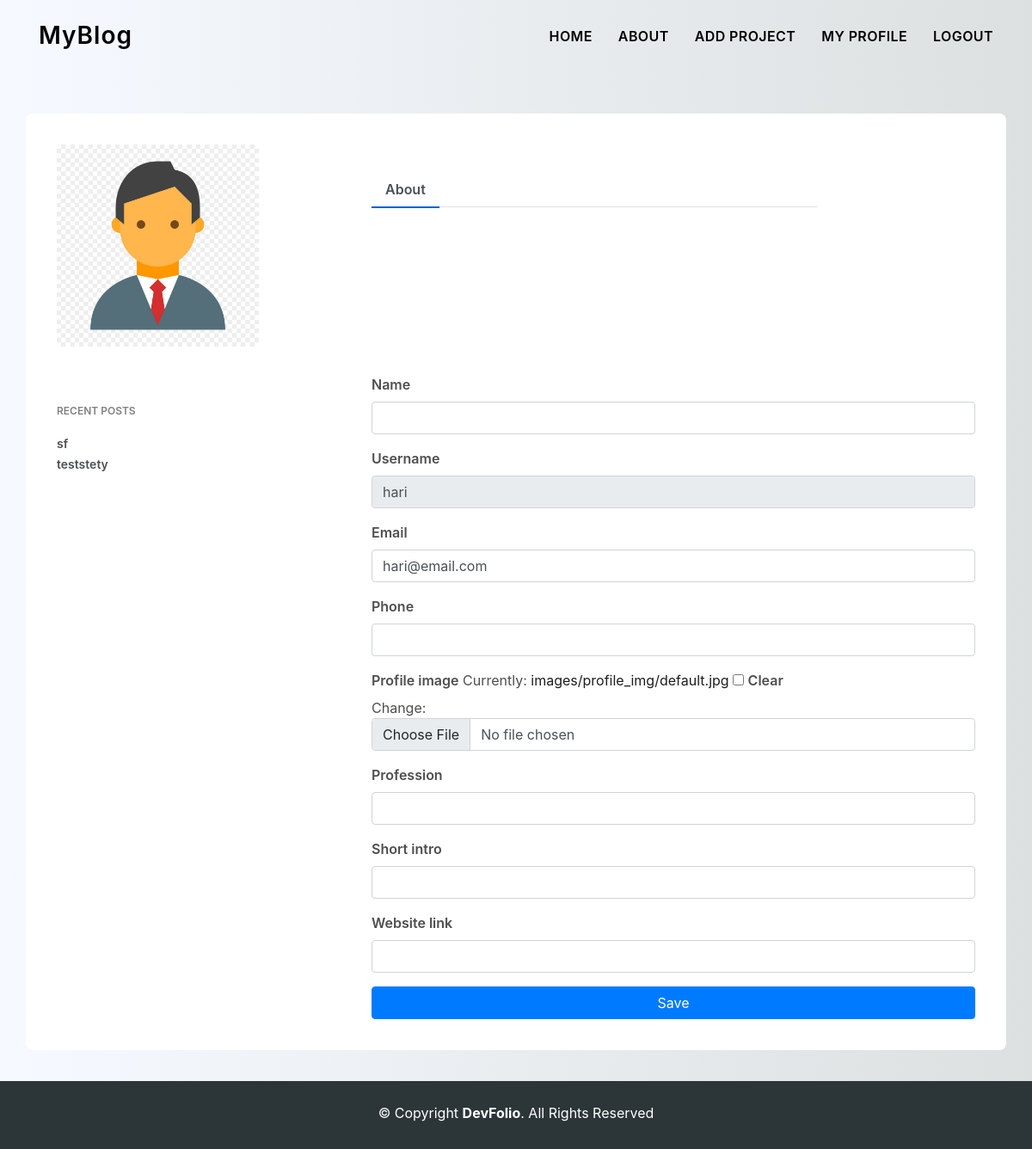
The page /users/edit-profile/ (signed in) on the database its author committed.
### users/models.py (models this page shows, shortened)
class Profile(models.Model):
    user = models.OneToOneField(User, on_delete=models.CASCADE, null=True, blank=True)
    name = models.CharField(max_length=200, null=True, blank=True)
    username = models.CharField(max_length=200, null=True, blank=True)
    email = models.EmailField(max_length=400, unique=True,null=True, blank=True)
    profile_image = ResizedImageField(size=[250, 250], blank=True, null=True, default='images/profile_img/default.jpg', upload_to='images/profile_img/')
    short_intro = models.CharField(max_length=600, null=True, blank=True)
    website_link = models.URLField(max_length=800, null=True, blank=True)
    phone = models.PositiveIntegerField(null=True, blank=True)#, validators=[MaxValueValidator(9999999999)])
    profession = models.CharField(max_length=20, null=True, blank=True)
    created = models.DateTimeField(auto_now_add=True)
    id = models.UUIDField(default=uuid.uuid4, primary_key=True, editable=False, unique=True)
    def getimageurl(self):
        try:
            url = self.profile_image.url
        except:
            url = ''
        return url

### blogs/models.py (models this page shows, shortened)
class Article(models.Model):
    owner = models.ForeignKey(Profile, on_delete=models.SET_NULL, blank=True, null=True)
    heading = models.CharField(max_length=200)
    discription = models.CharField(max_length=300)
    category = models.CharField(max_length=100, null=True, blank=True)
    featured_image = ResizedImageField("Thumbnail Image",size=[1200,720], null=True, blank=True, default='images/blog_img/no-photo.jpg', upload_to='images/blog_img/')
    text_field =  RichTextUploadingField("Content",null=True, blank=True)
    tags = models.ManyToManyField('Tag', blank=True)
    comment_total = models.IntegerField(default=0, null=True, blank=True)
    created = models.DateTimeField(auto_now_add=True)
    id = models.UUIDField(default=uuid.uuid4,
                          primary_key=True, editable=False, unique=True)

### users/views.py (the view)
# urls.py: path('edit-profile/', views.editprofile, name='edit-profile'),
@login_required(login_url='login')
def editprofile(request):
    profile = request.user.profile
    form = ProfileForm(instance=profile)
    count = profile.article_set.all()
    articles = profile.article_set.all().order_by('created')[:10]
    if request.method == "POST":
        form = ProfileForm(request.POST, request.FILES, instance=profile)
        if form.is_valid:
            form.save()
            return redirect('blogs')
    context = {'form':form,'profile': profile, 'articles': articles, 'blog_count': len(count)}
    return render(request, 'users/edit-profile.html', context)

### users/forms.py
class ProfileForm(ModelForm):
    class Meta:
        model = Profile
        fields = ['name', 'username', 'email', 'phone', 'profile_image', 'profession','short_intro', 'website_link',]
    def __init__(self, *args, **kwargs):
        super(ProfileForm, self).__init__(*args, **kwargs)
        self.fields['username'].widget.attrs['readonly'] = True
        for name, field in self.fields.items():
            field.widget.attrs.update({'class': 'form-control'})

### users/templates/users/edit-profile.html (shortened to what this page needs)
{% extends 'main.html' %}
{% load static %}
{% block content %}
<br>
<br>
<div class="container emp-profile">
                <div class="row">
                    <div class="col-md-4">
                        <div class="profile-img">
                            <img src="{{ profile.getimageurl }}" alt="profile-image"/>
                            </div>
                    </div>
                    <div class="col-md-6">
                        <div class="profile-head">
                                    <br>
                            <ul class="nav nav-tabs" id="myTab" role="tablist">
                                <li class="nav-item">
                                    <a class="nav-link active" id="home-tab" data-toggle="tab" href="#home" role="tab" aria-controls="home" aria-selected="true">About</a>
                                </li>
                            </ul>
                        </div>
                    </div>
                </div>
                <div class="row">
                    <div class="col-md-4">
                        <div class="profile-work">
                            {% if blog_count is not None %}
                            <p>RECENT POSTS</p>
                            {% for article in articles %}
                            <a href="{% url 'article' article.id %}">{{ article.heading }}</a><br/>
                            {% endfor %}
                            {% endif %}
                        </div>
                    </div>
                    <div class="col-md-8">
                        <div class="tab-content profile-tab" id="myTabContent">
                            <div class="tab-pane fade show active" id="home" role="tabpanel" aria-labelledby="home-tab">
                                <form class="row g-3" action="" method="POST" enctype="multipart/form-data">
                                    {% for field in form %}
                                    <div class="col-12">
                                      <label for="yourName" class="form-label">{{ field.label }}</label>
                                      {{ field }}
                                    </div>
                                    {% endfor %}
                                    <div class="col-12">
                                      <button class="btn btn-primary w-100" type="submit">Save</button>
                                    </div>
                                </form>
                            </div>
                        </div>
                    </div>
                </div>
        </div>
        {% include 'footer.html' %}
        {% endblock %}

### static/styles/profile.css (style rules this page uses)
body { background: -webkit-linear-gradient(left, #f6f9ff, #dde0e0); }
.emp-profile { padding: 3%; margin-top: 3%; margin-bottom: 3%; border-radius: 0.5rem; background: #fff; }
.profile-img img { width: 70%; height: 100%; margin-bottom: 2em; }
.profile-head .nav-tabs { margin-bottom:5%; }
.profile-head .nav-tabs .nav-link { font-weight:600; border: none; }
.profile-head .nav-tabs .nav-link.active { border: none; border-bottom:2px solid #0062cc; }
.profile-work p { font-size: 12px; color: #818182; font-weight: 600; margin-top: 10%; }
.profile-work a { text-decoration: none; color: #495057; font-weight: 600; font-size: 14px; }
.profile-tab label { font-weight: 600; }

### static/styles/style.css (style rules this page uses)
body { background-color: #f6f9ff; color: #4e4e4e; }
a { color: #1e1e1e; text-decoration: none; transition: all 0.5s ease-in-out; }

### rows shown on the page
Profile: getimageurl (placeholder picture), form "hari" "hari@email.com"
Article: heading "sf"
Article: heading "teststety"

### other values the page prints
{{ field.label }} "Name" "Username" "Email" "Phone" "Profile image" "Profession" "Short intro" "Website link"
